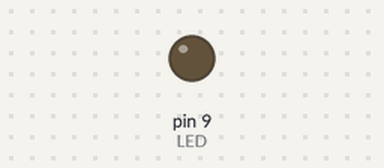
Recording of a sketch running on a simulated Arduino Uno, built with avr-gcc and run on an emulated ATmega328P. Parts: output pins drawn as LEDs (lit = HIGH).

Above: at 0.05 s.
At 0.6 s:
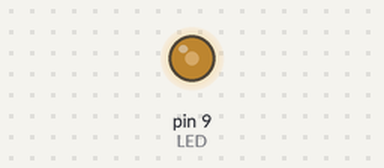
At 1.15 s:
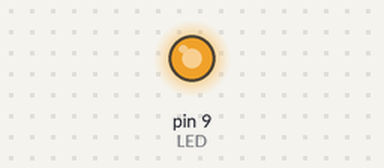
At 2.3 s:
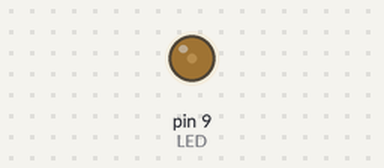
Timing chart, 0 to 5.9 s (numbered marks = the images above):
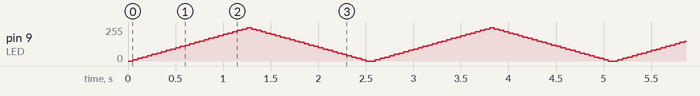

The sketch:

Project_2.ino
```cpp
const int LED = 9;  // The pin our LED is attached to
void setup()
{
   pinMode(LED, OUTPUT);  // Tells it pin 9 will be used for output
}

void loop()
{
   int loopCounter;  // Counts how many times we’ve been through our loop

   for (loopCounter = 0; loopCounter < 25; loopCounter++)
   {
      analogWrite(LED, loopCounter*10);
      delay(50);
   }

   for (/* No initialization */; loopCounter >= 0; loopCounter--)
   {
      analogWrite(LED, loopCounter*10);
      delay(50);
   }

}
```
